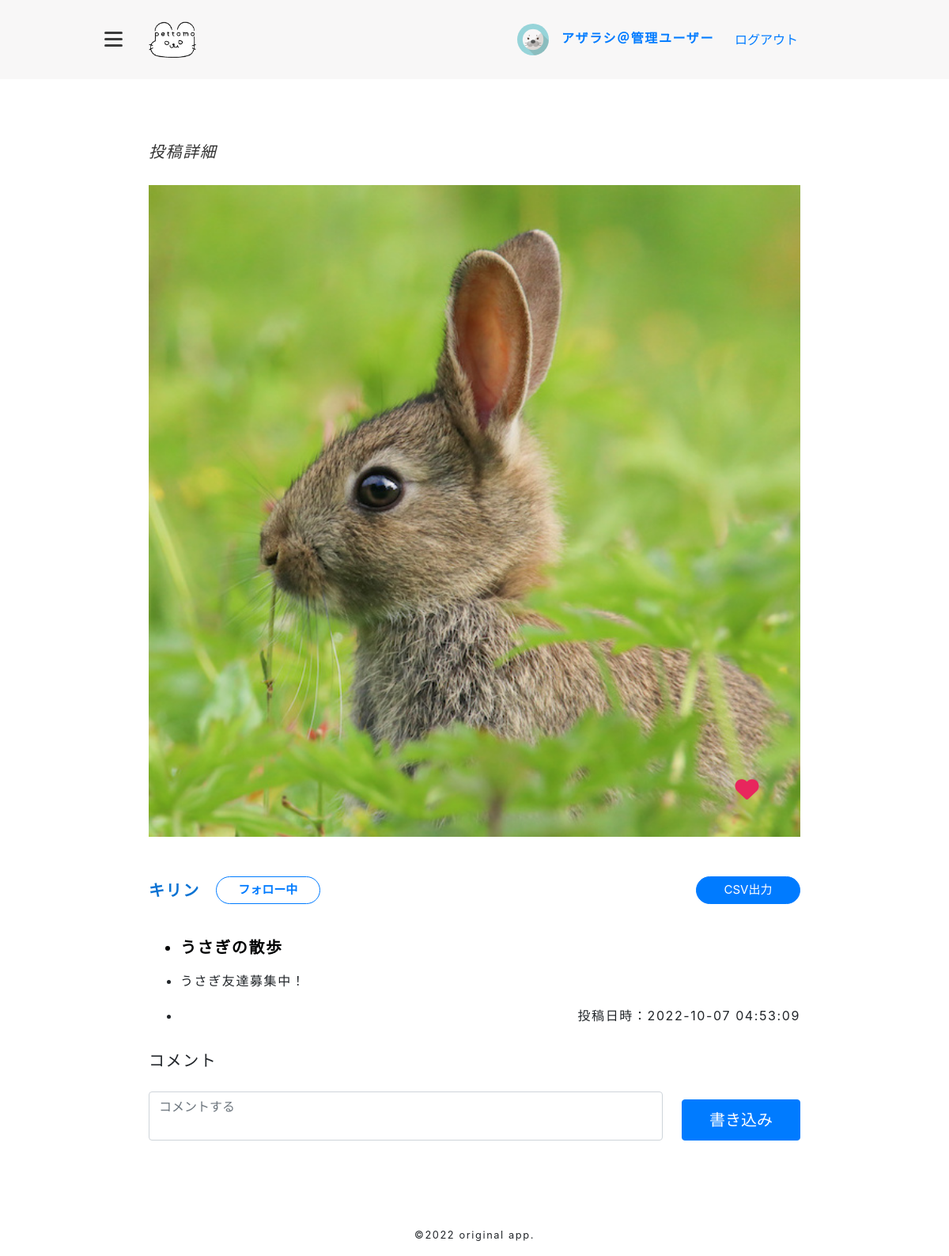
Screenshot of /public_html/thread_disp.php?thread_id=11 (signed in) with the database file from the repository.
### tables this page shows
CREATE TABLE `threads` (
  `id` int(11) NOT NULL,
  `user_id` int(11) DEFAULT NULL,
  `title` text DEFAULT NULL,
  `body` text DEFAULT NULL,
  `thread_img` varchar(255) DEFAULT NULL,
  `delflag` tinyint(1) DEFAULT 0,
  `created` datetime DEFAULT NULL,
  `modified` datetime DEFAULT NULL
);

CREATE TABLE `users` (
  `id` int(11) NOT NULL,
  `username` varchar(32) DEFAULT NULL,
  `email` varchar(255) DEFAULT NULL,
  `password` varchar(255) DEFAULT NULL,
  `image` varchar(255) DEFAULT NULL,
  `delflag` tinyint(1) DEFAULT 0,
  `created` datetime DEFAULT NULL,
  `modified` datetime DEFAULT NULL,
  `authority` int(11) NOT NULL DEFAULT 1
);

### config/autoload.php (called while the page is built, shortened)
<?php
spl_autoload_register(function($class) {
  $prefix = 'Poa\\';
  if (strpos($class, $prefix) === 0) {
    $className = substr($class, strlen($prefix));
    $classFilePath = __DIR__ . '/../lib/' . str_replace('\\', '/', $className) . '.php';
  }
});

### lib/Model.php (called while the page is built, shortened)
<?php
class Model {
  public function __construct(){
    try {
      $this->db = new \PDO(DSN, DB_USERNAME, DB_PASSWORD);
    } catch (\PDOException $e) {
      echo $e->getMessage();
      exit;
    }
  }
}

### lib/Model/Thread.php (called while the page is built, shortened)
<?php
class Thread extends \Poa\Model {
  public function getThread($thread_id){
    $stmt = $this->db->prepare("SELECT threads.id,user_id,title,username,body,thread_img,threads.created FROM threads INNER JOIN users ON user_id = users.id WHERE threads.id = :id AND threads.delflag = 0");
    $stmt->bindValue(":id",$thread_id);
    $stmt->execute();
    return $stmt->fetch(\PDO::FETCH_OBJ);
  }
  public function favThread($thread_id) {
    $user_id = $_SESSION['me']->id;
    $stmt = $this->db->query("SELECT t.id AS t_id,f.id AS f_id FROM threads AS t LEFT JOIN favorites AS f ON t.delflag = 0 AND t.id = f.thread_id AND f.user_id = $user_id");
    $stmt->bindValue(":id",$thread_id);
    $stmt->execute();
    return $stmt->fetch(\PDO::FETCH_OBJ);
  }
}

### lib/Controller/functions.php (called while the page is built, shortened)
<?php
function h($s){
  return htmlspecialchars($s, ENT_QUOTES,'UTF-8');
}

### lib/Model/Follow.php (called while the page is built, shortened)
<?php
class Follow extends \Poa\Model {
  public function checkFollow($follow_user) {
    $stmt = $this->db->prepare("SELECT follow_id,user_id FROM follows WHERE follow_id = :follow_id AND user_id = :user_id");
    $stmt->execute([
      ':follow_id' => $follow_user,
      ':user_id' => $_SESSION['me']->id,
    ]);
    $user = $stmt->fetch();
    return $user;
  }
}

### public_html/thread_disp.php (the view, shortened to what this page needs)
<?php
require_once(__DIR__ .'/header.php');
$threadCon = new Poa\Controller\CommentCreate();
$threadCon->run();
$thread_id = $_GET['thread_id'];
$threadMod = new Poa\Model\Thread();
$thread = $threadMod->favThread($thread_id);
$threadDisp = $threadMod->getThread($thread_id);
?>
<h1 class="page__ttl">投稿詳細</h1>
<div class="thread">
  <div class="thread_img" data-threadid="<?= $thread->t_id; ?>">
    <div class="fav__btn<?php if(isset($thread->f_id)) { echo ' active';} ?>">
      <i class="fas fa-heart"></i>
    </div>
    <img src="<?= './gazou/'.  h($threadDisp->thread_img); ?>" alt="">
  </div>
  <div class="thread__head">
    <div class="thread__ttl">
      <div class="thread_name">
        <p style="margin-top:3px; margin-bottom:0"><?= h($threadDisp->username); ?></P>
        <?php
        $me = $_SESSION['me']->id;
        $thread_user = $threadDisp->user_id;
        $followMod = new Poa\Model\Follow();
        $follow = $followMod->checkFollow($thread_user);
        if(!($me === $thread_user)):
        ?>
        <form action="" method="post" style="margin-left: 20px;">
          <?php if ($follow): ?>
          <button class="btn btn-thread following follow_btn" type="button" name="follow">フォロー中</button>
          <?php else: ?>
          <button class="btn btn-thread btn-primary follow_btn" type="button" name="follow">フォロー</button>
          <?php endif; ?>
        </form>
        <?php else: ?><?php endif; ?>
      </div>
    </div>
    <form id="csvoutput" method="post" action="thread_csv.php">
      <button class="btn btn-thread btn-primary" onclick="document.getElementById('csvoutput').submit();">CSV出力</button>
    </form>
  </div>
  <ul class="thread_ttl">
    <li class="user_ttl"><?= h($threadDisp->title); ?></li>
    <li class="user_comment"><?= h($threadDisp->body); ?></li>
    <li class="user_comment_date">投稿日時：<?= h($threadDisp->created); ?></li>
  </ul>
  <label>コメント</label>
  <form action="" method="post" class="form-group">
    <div class="form-btn">
      <div class="form-group">
        <textarea type="text" name="content" class="form-control" placeholder="コメントする"><?= isset($threadCon->getValues()->content) ? h($threadCon->getValues()->content) : ''; ?></textarea>
      </div>
      <div class="form-group">
        <input type="submit" value="書き込み" class="btn btn-primary">
      </div>
    </div>
  </form>
</div>
<?php
require_once(__DIR__ .'/footer.php');
?>

### public_html/css/styles.css (style rules this page uses)
html { font-family: "Josefin Sans",sans-serif; -webkit-font-smoothing: antialiased; font-weight: 200; letter-spacing: 0.1em; color: #323232; }
* { box-sizing: border-box; }
label { font-size: 20px; }
textarea { resize: none; font-size: 18px; height: 200px; }
.btn { width: 150px; padding: 10px 0; font-size: 20px; }
.btn-thread { width: 132px; padding: 5px 0; font-size: 15px; border-radius:83px }
.following { color: #007bff; background-color: #ffffff; border-color: #007bff; font-weight: bold; }
.page__ttl { font-size: 20px; margin: 0px 0px 30px 0px; font-family: 'Charm', cursive; font-style: italic; font-weight: 300; color: #323232; }
.thread__head { display: flex; align-items: center; justify-content: space-between; margin: 50px 0 40px 0; }
.thread_img { position: relative; }
.thread_img img { width: 824px; height: 824px; }
.thread .thread_img .fav__btn { position: absolute; top: 90%; left: 90%; }
.thread__ttl { font-size: 20px; color: #0972d3; font-family: 'M PLUS Rounded 1c', sans-serif; font-weight: bold; }
.thread_ttl { margin-bottom: 30px; }
.user_ttl { font-size: 20px; color: #000203; font-weight: bold; margin-bottom: 15px; }
.user_comment { margin-bottom: 20px; }
.user_comment_date { text-align: right; }
.thread_name { display: flex; }
.fav__btn { font-size: 30px; }
.fav__btn.active { color: #e8265d; }
.form-btn { display: flex; justify-content: space-between; align-items: center; }
.form-btn .form-group textarea { width:650px; }
html { min-height: 100%; }
body { min-height: 100%; }

### rows the page displays
threads: thread_img (picture), user.username "キリン", title "うさぎの散歩", body "うさぎ友達募集中！", created "2022-10-07 04:53:09"

### other values shown
$_SESSION['me']->username "アザラシ＠管理ユーザー"
